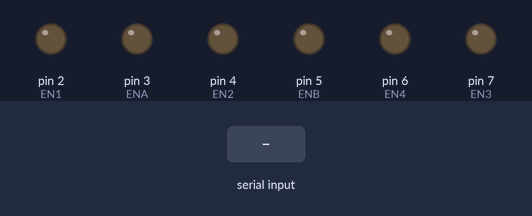
The sketch below on a simulated Arduino Uno, built with avr-gcc and run on an emulated ATmega328P. Shown: output pins drawn as LEDs (lit = HIGH). Inputs (shaded band) come from the test bench.

Above: at 1.2 s.
1.3 s: "F" received over the second serial link
At 2.4 s:
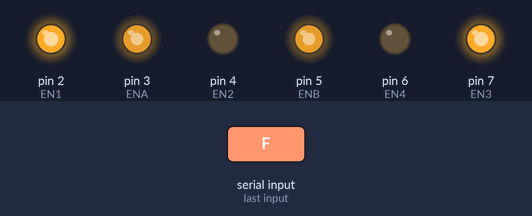
2.8 s: "B" received over the second serial link
At 3.5 s:
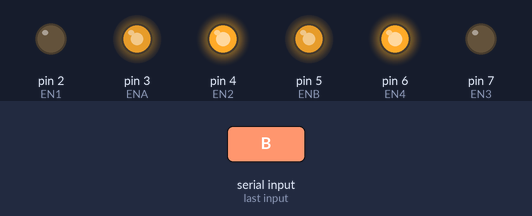
4.3 s: "L" received over the second serial link
At 4.7 s:
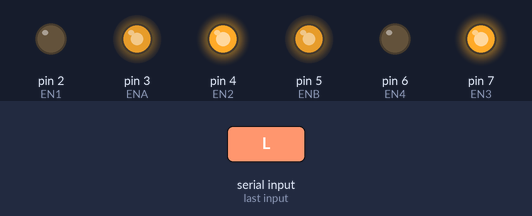
5.8 s: "R" received over the second serial link
At 7.0 s:
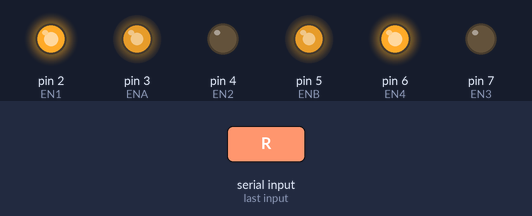
7.3 s: "S" received over the second serial link
At 8.2 s:
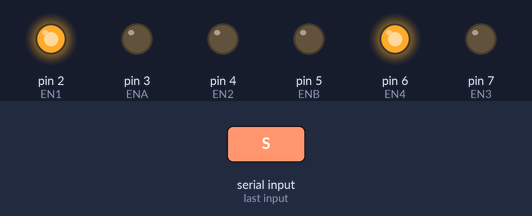
8.8 s: "f" received over the second serial link
At 9.4 s:
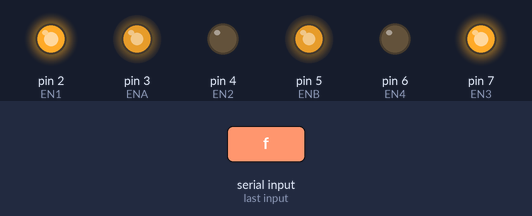
Timing chart, 0 to 11.3 s (numbered marks = the images above; inputs shaded):
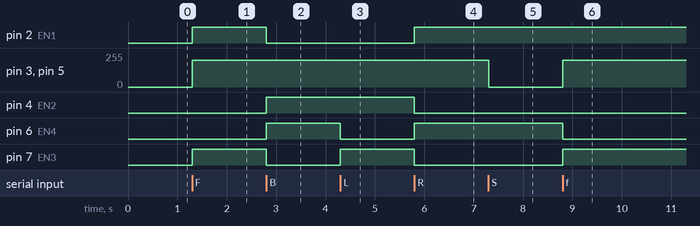

The sketch:

sketch_rc_car_sw_serial.ino
```cpp
/*
 * 블루투스 통신을 통해 스마트폰으로 제어하는 이륜(2WD) RC카 코드
 *
 * 블루투스 모듈(HC-06, HM-10 등)을 이용해 명령어를 전달한다.
 * 스마트폰 앱을 통해 무선 데이터를 전송하여 명령에 따라 RC카를 조종한다.
 * 소프트웨어 시리얼을 사용해 프로그램 업로드 시 충돌을 방지한다.
 * 더 많은 정보는 토이 메이커스 http://cafe.naver.com/toymakers
 *
 * 2017년 11월 20일 생성됨 by 메이커멘토(Yulian)
 *
 */

#include <SoftwareSerial.h>       // 소프트웨어로 시리얼통신 제어를 위한 라이브러리 참조

SoftwareSerial BTSerial(13, 12);  // 블루투스 모듈의 TX:13번핀 RX:12번핀

// 모터A의 핀배열 초기화
#define ENA 3
#define EN1 2
#define EN2 4

// 모터B의 핀배열 초기화
#define ENB 5
#define EN3 7
#define EN4 6

int carSpeed = 200; // RC카의 속도

void setup() {
  // 시리얼통신 초기화
  // HC-06과 HM-10은 보어레이트가 9600으로 초기화되어 있음
  BTSerial.begin(9600);

  // 모터 활성화핀 출력모드로 초기화
  pinMode(ENA, OUTPUT);
  pinMode(ENB, OUTPUT);

  // 모터A의 두 핀을 출력 모드로 초기화
  pinMode(EN1, OUTPUT);
  pinMode(EN2, OUTPUT);

  // 모터B의 두 핀을 출력 모드로 초기화
  pinMode(EN3, OUTPUT);
  pinMode(EN4, OUTPUT);
}

void loop() {

  if (BTSerial.available()) {

    char command = BTSerial.read(); // 블루투스로 수신된 명령어를 command에 저장

    if (command == 'F' || command == 'f') {
      // F 또는 f를 입력으로 받는 경우 RC카를 전진시키는 함수 호출
      moving_forward();
    }
    else if (command == 'B' || command == 'b') {
      // B 또는 b를 입력으로 받는 경우 RC카를 후진시키는 함수 호출
      moving_backward();
    }
    else if (command == 'L' || command == 'l') {
      // L 또는 l을 입력으로 받는 경우 RC카를 왼쪽으로 회전시키는 함수 호출
      moving_left();
    }
    else if (command == 'R' || command == 'r') {
      // R 또는 r을 입력으로 받는 경우 RC카를 오른쪽으로 회전시키는 함수 호출
      moving_right();
    }
    else if (command == 'S' || command == 's') {
      // S 또는 s를 입력으로 받는 경우 RC카를 정지시키는 함수 호출
      stop_moving();
    }
    else {
      // 인식하지 못하는 명령어 수신시 RC카를 정지시키는 함수 호출
      stop_moving();
    }

  }

  // 일정시간 지연
  delay(100);
}

void moving_forward() {
  // 모터A를 정방향으로 회전
  digitalWrite(EN1, HIGH);
  digitalWrite(EN2, LOW);
  analogWrite(ENA, carSpeed);

  // 모터B를 정방향으로 회전
  digitalWrite(EN3, HIGH);
  digitalWrite(EN4, LOW);
  analogWrite(ENB, carSpeed);
}

void moving_backward() {
  // 모터A를 역방향으로 회전
  digitalWrite(EN1, LOW);
  digitalWrite(EN2, HIGH);
  analogWrite(ENA, carSpeed);

  // 모터B를 역방향으로 회전
  digitalWrite(EN3, LOW);
  digitalWrite(EN4, HIGH);
  analogWrite(ENB, carSpeed);
}

void moving_left() {
  // 모터A를 정방향으로 회전
  digitalWrite(EN1, LOW);
  digitalWrite(EN2, HIGH);
  analogWrite(ENA, carSpeed);

  // 모터B를 역방향으로 회전
  digitalWrite(EN3, HIGH);
  digitalWrite(EN4, LOW);
  analogWrite(ENB, carSpeed);
}

void moving_right() {
  // 모터A를 역방향으로 회전
  digitalWrite(EN1, HIGH);
  digitalWrite(EN2, LOW);
  analogWrite(ENA, carSpeed);

  // 모터B를 정방향으로 회전
  digitalWrite(EN3, LOW);
  digitalWrite(EN4, HIGH);
  analogWrite(ENB, carSpeed);
}

void stop_moving() {
  // 모터A와 모터B를 비활성화
  analogWrite(ENA, LOW);
  analogWrite(ENB, LOW);
}
```

Measured:
- after the input at 1.3 s, pin 2 (EN1), pin 7 (EN3): LOW → HIGH at once; pin 3 (ENA), pin 5 (ENB): 0/255 → 200/255 at once
- after the input at 2.8 s, pin 2 (EN1), pin 7 (EN3): HIGH → LOW at once; pin 4 (EN2), pin 6 (EN4): LOW → HIGH at once
- after the input at 4.3 s, pin 6 (EN4): HIGH → LOW at once; pin 7 (EN3): LOW → HIGH at once
- after the input at 5.8 s, pin 2 (EN1), pin 6 (EN4): LOW → HIGH at once; pin 4 (EN2), pin 7 (EN3): HIGH → LOW at once
- after the input at 7.3 s, pin 3 (ENA), pin 5 (ENB): 200/255 → 0/255 at once
- after the input at 8.8 s, pin 3 (ENA), pin 5 (ENB): 0/255 → 200/255 at once; pin 6 (EN4): HIGH → LOW at once; pin 7 (EN3): LOW → HIGH at once
